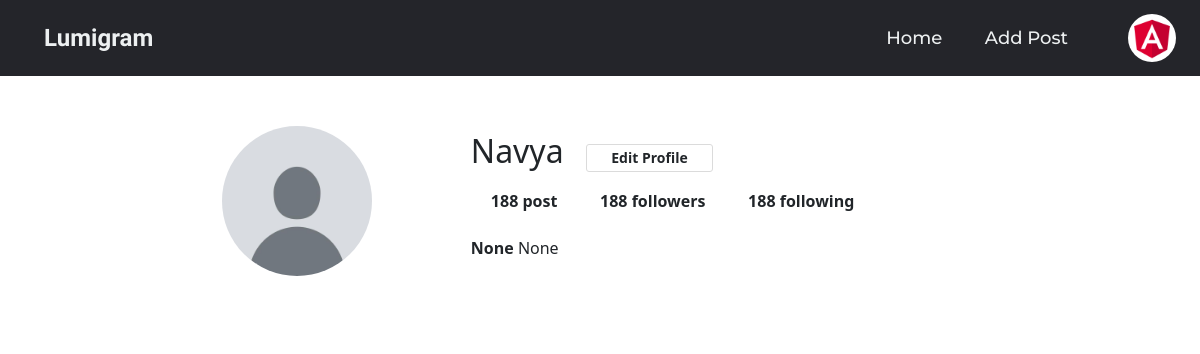
The page /profile/5/retrieve on the database as committed earlier.
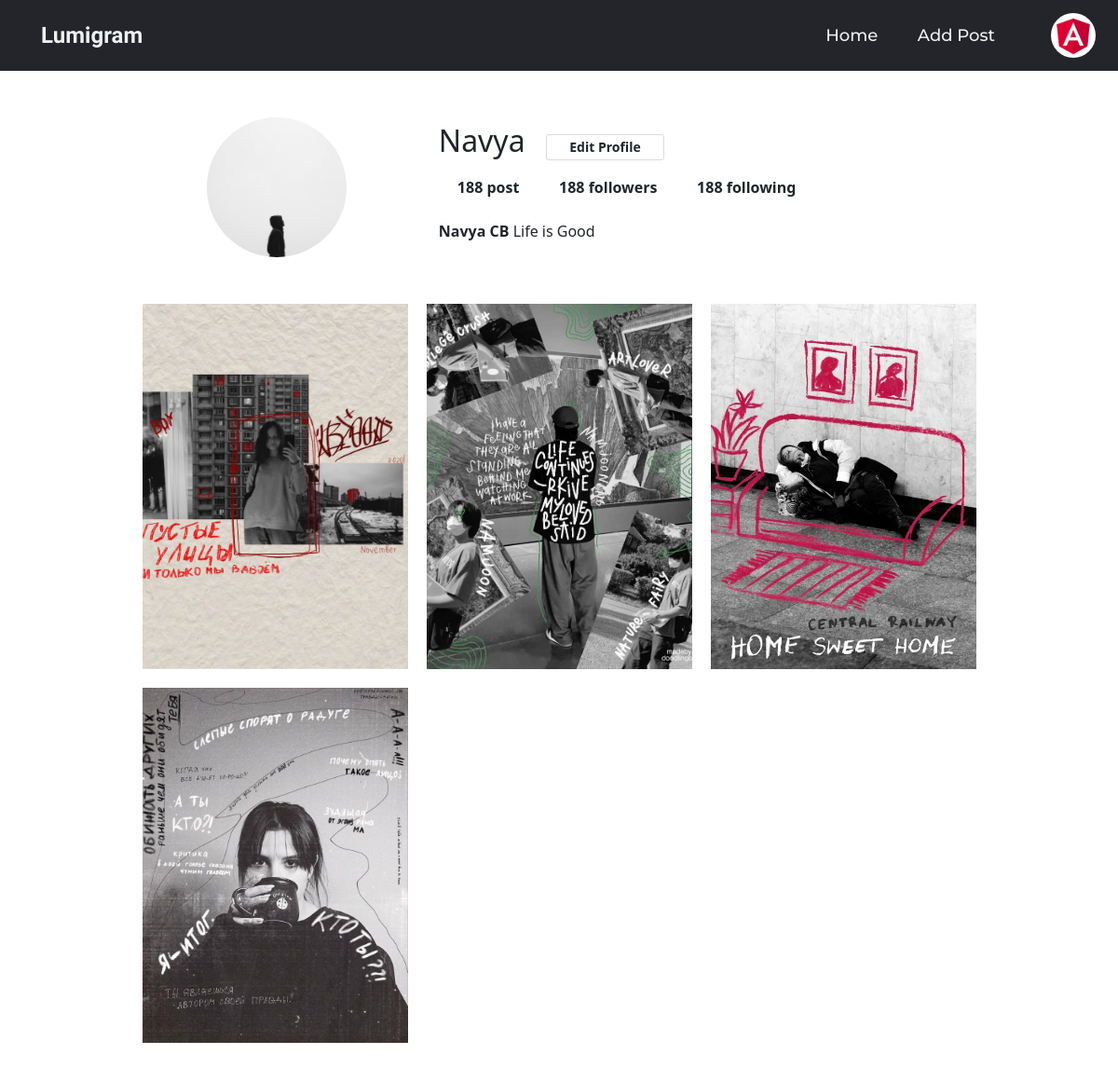
The same page on the database as committed later.
### user/models.py (models this page shows, shortened)
class UserProfile(models.Model):
    user = models.OneToOneField(
        User, on_delete=models.CASCADE, related_name="profile")
    display_name = models.CharField(max_length=200, null=True, blank=True)
    about = models.CharField(max_length=200, null=True, blank=True)
    user_pic = models.ImageField(
        upload_to="profiles", default="profile.jpg", null=True, blank=True)
    followers = models.ManyToManyField(
        User, null=True, blank=True, related_name="followers")
    following = models.ManyToManyField(
        User, null=True, blank=True, related_name="following")
    saved = models.ManyToManyField(
        Post, null=True, blank=True, related_name="saved")
    created_at = models.DateTimeField(auto_now_add=True)
    updated_at = models.DateTimeField(auto_now=True)
    is_active = models.BooleanField(default=True)

class Post(models.Model):
    user = models.ForeignKey(
        User, on_delete=models.CASCADE, related_name="post")
    image = models.ImageField(upload_to="posts", null=True, blank=True)
    caption = models.CharField(max_length=200)
    created_at = models.DateTimeField(auto_now_add=True)
    updated_at = models.DateTimeField(auto_now=True)
    is_active = models.BooleanField(default=True)

### user/views.py (the view)
# urls.py: path('profile/<int:pk>/retrieve',views.ProfileView.as_view(),name='profile-view'),
class ProfileView(View):
    def get(self, request, *args, **kwargs):
        id = kwargs.get("pk")
        qs = UserProfile.objects.get(user=id)
        p_obj = Post.objects.filter(user=id)
        return render(request, "profile.html", {"user": qs, "post": p_obj})

### user/templates/profile.html (shortened to what this page needs)
{% load static %}
<!DOCTYPE html>
<html lang="en">
<head>
    <link href="https://cdn.jsdelivr.net/npm/bootstrap@5.3.3/dist/css/bootstrap.min.css" rel="stylesheet"
>
    <link rel="stylesheet" href="https://cdnjs.cloudflare.com/ajax/libs/font-awesome/6.5.1/css/all.min.css"
 />
    <link rel="stylesheet" href="{% static 'css/profile-nav.css' %}">
</head>
<body>
    <header class="sticky-top">
        <a href="{% url 'home' %}" class="home-logo">Lumigram</a>
        <nav class="mt-3">
            <ul class="nav__link">
                <li class="nav_link_li"><a href=" {% url 'home' %} " class="nav_link_li_a">Home</a></li>
                <li class="nav_link_li"><a href="{% url 'new-post' %}" class="nav_link_li_a">Add Post</a></li>
            </ul>
        </nav>
        <div class="dropdown nav-drop">
            <a href="" class="dropdown-toggle" role="button" data-bs-toggle="dropdown" aria-expanded="false">
                {% if request.user.profile %}
                <img src="{{request.user.profile.user_pic.url}}" alt="" height="25px" width="28px"
                    class="rounded-pill profile">
                {% else %}
                <img src="{% static 'images/Angular.jpeg' %}" alt="" height="25px" width="28px"
                    class="rounded-pill profile">
                {% endif %}
            </a>
        </div>
    </header>
    <div class="profile-container">
        <div class="main-profile">
            <div class="profile-image">
                <img src="{{user.user_pic.url}}" alt="" height="150px" width="150px">
            </div>
            <div class="profile-user-settings">
                <h1 class="profile-user-name"> {{user.user}} </h1>
                <a href="{% url 'profile-update' request.user.id %}" class="profile-btn profile-edit-btn">Edit
                    Profile</a>
            </div>
            <div class="profile-stats">
                <ul class="st-div-ul">
                    <div class=" profile-stat-count div-li">
                        <span class="dropdown-toggle" id="dropdownMenuButton" data-bs-toggle="dropdown"
                            aria-expanded="false">
                            <span class="">188</span> post
                        </span>
                    </div>
                    <div class="dropdown profile-stat-count div-li">
                        <span class="dropdown-toggle" id="dropdownMenuButton" data-bs-toggle="dropdown"
                            aria-expanded="false">
                            <span class="">188</span> followers
                        </span>
                    </div>
                    <div class="dropdown profile-stat-count div-li">
                        <span class="dropdown-toggle" id="dropdownMenuButton" data-bs-toggle="dropdown"
                            aria-expanded="false">
                            <span class="">188</span> following
                        </span>
                    </div>
                </ul>
            </div>
            <div class="profile-bio">
                <p><span class="profile-real-name"> {{user.display_name}} </span> {{user.about}} </p>
            </div>
        </div>
    </div>
    <main>
        <div class="profile-container">
            <div class="gallery">
                {% for p in post %}
                <div class="gallery-item" tabindex="0">
                    <img src="{{p.image.url}}" class="gallery-image" alt="">
                </div>
                {% endfor %}
            </div>
        </div>
    </main>
</body>
</html>

Rows that differ between the two databases and show on the page:
changed UserProfile "Navya": user_pic: picture added in place of a placeholder; display_name "None" → "Navya CB"; about "None" → "Life is Good"
added Post: image (picture)
added Post: image (picture)
added Post: image (picture)
added Post: image (picture)
